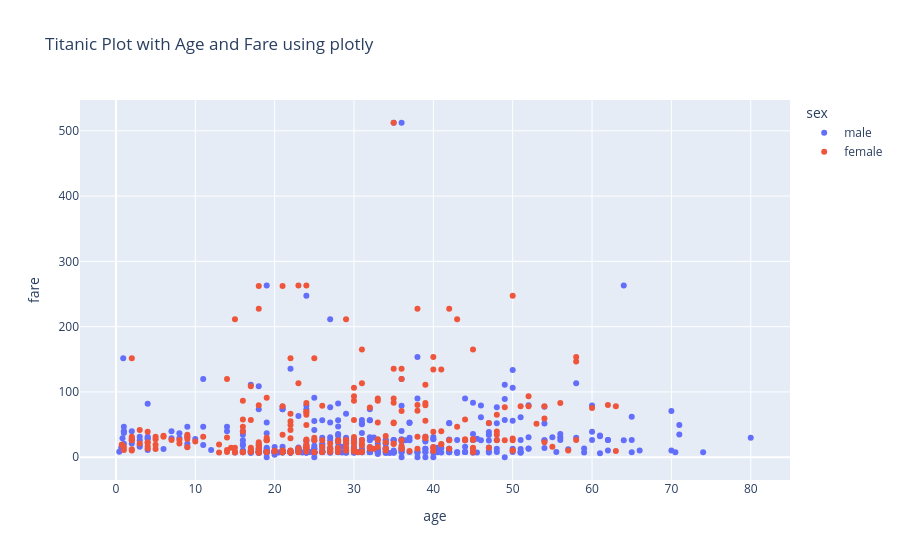

Write notebook code for a chart like this one.
### Markdown cell above
#### **Scatter plot**

### Code cell
fig = px.scatter(df, x="age", y="fare", color='sex', title="Titanic Plot with Age and Fare using plotly")
fig.show()

### Figure 1 — Plotly figure (JSON) as saved in the notebook; plotly's stock layout.template omitted (floating-point values rounded to 4 significant figures; data arrays with more than 128 entries replaced by an {"elided": "..."} marker saying what was removed)
{"data": [{"hovertemplate": "sex=male<br>age=%{x}<br>fare=%{y}<extra></extra>", "legendgroup": "male", "marker": {"color": "#636efa", "symbol": "circle"}, "mode": "markers", "name": "male", "orientation": "v", "showlegend": true, "type": "scatter", "x": {"elided": "577 float values"}, "xaxis": "x", "y": {"elided": "577 float values"}, "yaxis": "y"}, {"hovertemplate": "sex=female<br>age=%{x}<br>fare=%{y}<extra></extra>", "legendgroup": "female", "marker": {"color": "#EF553B", "symbol": "circle"}, "mode": "markers", "name": "female", "orientation": "v", "showlegend": true, "type": "scatter", "x": {"elided": "314 float values"}, "xaxis": "x", "y": {"elided": "314 float values"}, "yaxis": "y"}], "layout": {"legend": {"title": {"text": "sex"}, "tracegroupgap": 0}, "title": {"text": "Titanic Plot with Age and Fare using plotly"}, "xaxis": {"anchor": "y", "domain": [0, 1], "title": {"text": "age"}}, "yaxis": {"anchor": "x", "domain": [0, 1], "title": {"text": "fare"}}}}
